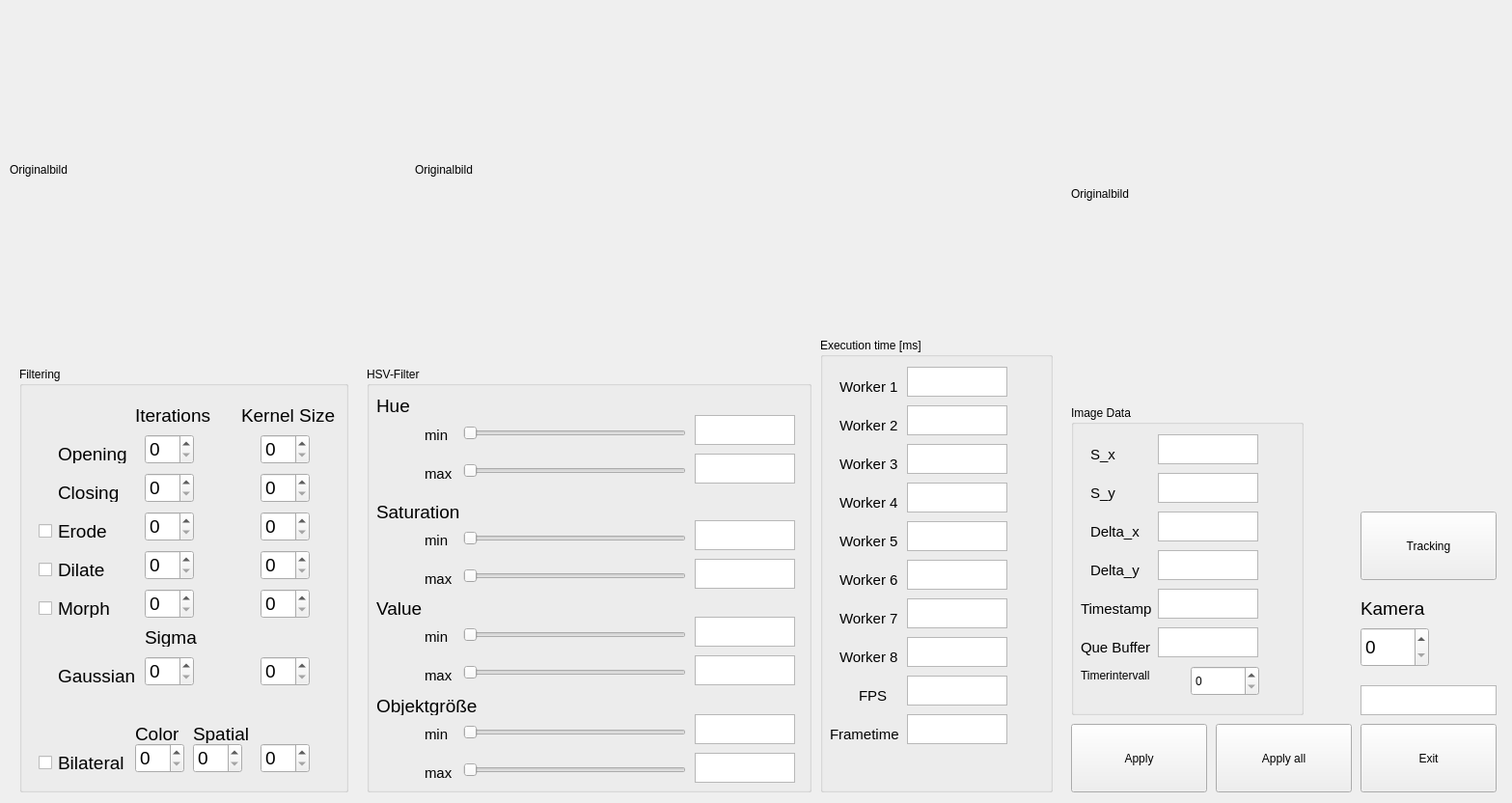
<?xml version="1.0" encoding="UTF-8"?>
<ui version="4.0">
 <class>C_frm_object_calibration</class>
 <widget class="QMainWindow" name="C_frm_object_calibration">
  <property name="windowModality">
   <enum>Qt::ApplicationModal</enum>
  </property>
  <property name="geometry">
   <rect>
    <x>0</x>
    <y>0</y>
    <width>1567</width>
    <height>832</height>
   </rect>
  </property>
  <property name="windowTitle">
   <string>Dialog</string>
  </property>
  <widget class="QWidget" name="centralwidget">
   <widget class="QLabel" name="lbl_src_img">
    <property name="geometry">
     <rect>
      <x>10</x>
      <y>10</y>
      <width>411</width>
      <height>331</height>
     </rect>
    </property>
    <property name="text">
     <string>Originalbild</string>
    </property>
   </widget>
   <widget class="QLabel" name="lbl_img_gray">
    <property name="geometry">
     <rect>
      <x>430</x>
      <y>10</y>
      <width>411</width>
      <height>331</height>
     </rect>
    </property>
    <property name="text">
     <string>Originalbild</string>
    </property>
   </widget>
   <widget class="QLabel" name="lbl_imgFinal">
    <property name="geometry">
     <rect>
      <x>1110</x>
      <y>0</y>
      <width>451</width>
      <height>401</height>
     </rect>
    </property>
    <property name="text">
     <string>Originalbild</string>
    </property>
   </widget>
   <widget class="QGroupBox" name="groupBox">
    <property name="geometry">
     <rect>
      <x>20</x>
      <y>380</y>
      <width>341</width>
      <height>441</height>
     </rect>
    </property>
    <property name="title">
     <string>Filtering</string>
    </property>
    <widget class="QSpinBox" name="num_opening_iterations">
     <property name="geometry">
      <rect>
       <x>130</x>
       <y>70</y>
       <width>51</width>
       <height>31</height>
      </rect>
     </property>
     <property name="font">
      <font>
       <pointsize>14</pointsize>
      </font>
     </property>
    </widget>
    <widget class="QSpinBox" name="num_closing_iterations">
     <property name="geometry">
      <rect>
       <x>130</x>
       <y>110</y>
       <width>51</width>
       <height>31</height>
      </rect>
     </property>
     <property name="font">
      <font>
       <pointsize>14</pointsize>
      </font>
     </property>
    </widget>
    <widget class="QSpinBox" name="num_erode_iterations">
     <property name="geometry">
      <rect>
       <x>130</x>
       <y>150</y>
       <width>51</width>
       <height>31</height>
      </rect>
     </property>
     <property name="font">
      <font>
       <pointsize>14</pointsize>
      </font>
     </property>
    </widget>
    <widget class="QSpinBox" name="num_dilate_iterations">
     <property name="geometry">
      <rect>
       <x>130</x>
       <y>190</y>
       <width>51</width>
       <height>31</height>
      </rect>
     </property>
     <property name="font">
      <font>
       <pointsize>14</pointsize>
      </font>
     </property>
    </widget>
    <widget class="QSpinBox" name="num_morph_iterations">
     <property name="geometry">
      <rect>
       <x>130</x>
       <y>230</y>
       <width>51</width>
       <height>31</height>
      </rect>
     </property>
     <property name="font">
      <font>
       <pointsize>14</pointsize>
      </font>
     </property>
    </widget>
    <widget class="QSpinBox" name="num_morph_kernelsize">
     <property name="geometry">
      <rect>
       <x>250</x>
       <y>230</y>
       <width>51</width>
       <height>31</height>
      </rect>
     </property>
     <property name="font">
      <font>
       <pointsize>14</pointsize>
      </font>
     </property>
    </widget>
    <widget class="QSpinBox" name="num_dilate_kernelsize">
     <property name="geometry">
      <rect>
       <x>250</x>
       <y>190</y>
       <width>51</width>
       <height>31</height>
      </rect>
     </property>
     <property name="font">
      <font>
       <pointsize>14</pointsize>
      </font>
     </property>
    </widget>
    <widget class="QSpinBox" name="num_erode_kernelsize">
     <property name="geometry">
      <rect>
       <x>250</x>
       <y>150</y>
       <width>51</width>
       <height>31</height>
      </rect>
     </property>
     <property name="font">
      <font>
       <pointsize>14</pointsize>
      </font>
     </property>
    </widget>
    <widget class="QSpinBox" name="num_closing_kernelsize">
     <property name="geometry">
      <rect>
       <x>250</x>
       <y>110</y>
       <width>51</width>
       <height>31</height>
      </rect>
     </property>
     <property name="font">
      <font>
       <pointsize>14</pointsize>
      </font>
     </property>
    </widget>
    <widget class="QSpinBox" name="num_opening_kernelsize">
     <property name="geometry">
      <rect>
       <x>250</x>
       <y>70</y>
       <width>51</width>
       <height>31</height>
      </rect>
     </property>
     <property name="font">
      <font>
       <pointsize>14</pointsize>
      </font>
     </property>
    </widget>
    <widget class="QLabel" name="label">
     <property name="geometry">
      <rect>
       <x>230</x>
       <y>40</y>
       <width>101</width>
       <height>20</height>
      </rect>
     </property>
     <property name="font">
      <font>
       <pointsize>14</pointsize>
      </font>
     </property>
     <property name="text">
      <string>Kernel Size</string>
     </property>
    </widget>
    <widget class="QLabel" name="label_4">
     <property name="geometry">
      <rect>
       <x>120</x>
       <y>40</y>
       <width>91</width>
       <height>20</height>
      </rect>
     </property>
     <property name="font">
      <font>
       <pointsize>14</pointsize>
      </font>
     </property>
     <property name="text">
      <string>Iterations</string>
     </property>
    </widget>
    <widget class="QLabel" name="label_5">
     <property name="geometry">
      <rect>
       <x>40</x>
       <y>80</y>
       <width>91</width>
       <height>20</height>
      </rect>
     </property>
     <property name="font">
      <font>
       <pointsize>14</pointsize>
      </font>
     </property>
     <property name="text">
      <string>Opening</string>
     </property>
    </widget>
    <widget class="QLabel" name="label_6">
     <property name="geometry">
      <rect>
       <x>40</x>
       <y>120</y>
       <width>91</width>
       <height>20</height>
      </rect>
     </property>
     <property name="font">
      <font>
       <pointsize>14</pointsize>
      </font>
     </property>
     <property name="text">
      <string>Closing</string>
     </property>
    </widget>
    <widget class="QLabel" name="label_7">
     <property name="geometry">
      <rect>
       <x>40</x>
       <y>160</y>
       <width>61</width>
       <height>20</height>
      </rect>
     </property>
     <property name="font">
      <font>
       <pointsize>14</pointsize>
      </font>
     </property>
     <property name="text">
      <string>Erode</string>
     </property>
    </widget>
    <widget class="QLabel" name="label_8">
     <property name="geometry">
      <rect>
       <x>40</x>
       <y>200</y>
       <width>51</width>
       <height>20</height>
      </rect>
     </property>
     <property name="font">
      <font>
       <pointsize>14</pointsize>
      </font>
     </property>
     <property name="text">
      <string>Dilate</string>
     </property>
    </widget>
    <widget class="QLabel" name="label_9">
     <property name="geometry">
      <rect>
       <x>40</x>
       <y>240</y>
       <width>61</width>
       <height>20</height>
      </rect>
     </property>
     <property name="font">
      <font>
       <pointsize>14</pointsize>
      </font>
     </property>
     <property name="text">
      <string>Morph</string>
     </property>
    </widget>
    <widget class="QLabel" name="label_10">
     <property name="geometry">
      <rect>
       <x>130</x>
       <y>270</y>
       <width>61</width>
       <height>20</height>
      </rect>
     </property>
     <property name="font">
      <font>
       <pointsize>14</pointsize>
      </font>
     </property>
     <property name="text">
      <string>Sigma</string>
     </property>
    </widget>
    <widget class="QLabel" name="label_11">
     <property name="geometry">
      <rect>
       <x>40</x>
       <y>310</y>
       <width>81</width>
       <height>20</height>
      </rect>
     </property>
     <property name="font">
      <font>
       <pointsize>14</pointsize>
      </font>
     </property>
     <property name="text">
      <string>Gaussian</string>
     </property>
    </widget>
    <widget class="QSpinBox" name="num_gaussian_sigma">
     <property name="geometry">
      <rect>
       <x>130</x>
       <y>300</y>
       <width>51</width>
       <height>31</height>
      </rect>
     </property>
     <property name="font">
      <font>
       <pointsize>14</pointsize>
      </font>
     </property>
    </widget>
    <widget class="QSpinBox" name="num_gaussian_kernelsize">
     <property name="geometry">
      <rect>
       <x>250</x>
       <y>300</y>
       <width>51</width>
       <height>31</height>
      </rect>
     </property>
     <property name="font">
      <font>
       <pointsize>14</pointsize>
      </font>
     </property>
    </widget>
    <widget class="QSpinBox" name="num_bilateral_kernelsize">
     <property name="geometry">
      <rect>
       <x>250</x>
       <y>390</y>
       <width>51</width>
       <height>31</height>
      </rect>
     </property>
     <property name="font">
      <font>
       <pointsize>14</pointsize>
      </font>
     </property>
    </widget>
    <widget class="QSpinBox" name="num_bilateral_spatial">
     <property name="geometry">
      <rect>
       <x>180</x>
       <y>390</y>
       <width>51</width>
       <height>31</height>
      </rect>
     </property>
     <property name="font">
      <font>
       <pointsize>14</pointsize>
      </font>
     </property>
    </widget>
    <widget class="QSpinBox" name="num_bilateral_color">
     <property name="geometry">
      <rect>
       <x>120</x>
       <y>390</y>
       <width>51</width>
       <height>31</height>
      </rect>
     </property>
     <property name="font">
      <font>
       <pointsize>14</pointsize>
      </font>
     </property>
    </widget>
    <widget class="QLabel" name="label_12">
     <property name="geometry">
      <rect>
       <x>120</x>
       <y>370</y>
       <width>51</width>
       <height>20</height>
      </rect>
     </property>
     <property name="font">
      <font>
       <pointsize>14</pointsize>
      </font>
     </property>
     <property name="text">
      <string>Color</string>
     </property>
    </widget>
    <widget class="QLabel" name="label_13">
     <property name="geometry">
      <rect>
       <x>180</x>
       <y>370</y>
       <width>61</width>
       <height>20</height>
      </rect>
     </property>
     <property name="font">
      <font>
       <pointsize>14</pointsize>
      </font>
     </property>
     <property name="text">
      <string>Spatial</string>
     </property>
    </widget>
    <widget class="QLabel" name="label_14">
     <property name="geometry">
      <rect>
       <x>40</x>
       <y>400</y>
       <width>81</width>
       <height>20</height>
      </rect>
     </property>
     <property name="font">
      <font>
       <pointsize>14</pointsize>
      </font>
     </property>
     <property name="text">
      <string>Bilateral</string>
     </property>
    </widget>
    <widget class="QCheckBox" name="chkb_erode">
     <property name="geometry">
      <rect>
       <x>20</x>
       <y>160</y>
       <width>21</width>
       <height>21</height>
      </rect>
     </property>
     <property name="font">
      <font>
       <pointsize>14</pointsize>
      </font>
     </property>
     <property name="toolTipDuration">
      <number>-6</number>
     </property>
     <property name="text">
      <string/>
     </property>
     <property name="iconSize">
      <size>
       <width>19</width>
       <height>19</height>
      </size>
     </property>
    </widget>
    <widget class="QCheckBox" name="chkb_dilate">
     <property name="geometry">
      <rect>
       <x>20</x>
       <y>200</y>
       <width>21</width>
       <height>21</height>
      </rect>
     </property>
     <property name="font">
      <font>
       <pointsize>14</pointsize>
      </font>
     </property>
     <property name="toolTipDuration">
      <number>-6</number>
     </property>
     <property name="text">
      <string/>
     </property>
     <property name="iconSize">
      <size>
       <width>19</width>
       <height>19</height>
      </size>
     </property>
    </widget>
    <widget class="QCheckBox" name="chkb_morph">
     <property name="geometry">
      <rect>
       <x>20</x>
       <y>240</y>
       <width>21</width>
       <height>21</height>
      </rect>
     </property>
     <property name="font">
      <font>
       <pointsize>14</pointsize>
      </font>
     </property>
     <property name="toolTipDuration">
      <number>-6</number>
     </property>
     <property name="text">
      <string/>
     </property>
     <property name="iconSize">
      <size>
       <width>19</width>
       <height>19</height>
      </size>
     </property>
    </widget>
    <widget class="QCheckBox" name="chkb_bilateral">
     <property name="geometry">
      <rect>
       <x>20</x>
       <y>400</y>
       <width>21</width>
       <height>21</height>
      </rect>
     </property>
     <property name="font">
      <font>
       <pointsize>14</pointsize>
      </font>
     </property>
     <property name="toolTipDuration">
      <number>-6</number>
     </property>
     <property name="text">
      <string/>
     </property>
     <property name="iconSize">
      <size>
       <width>19</width>
       <height>19</height>
      </size>
     </property>
    </widget>
   </widget>
   <widget class="QGroupBox" name="groupBox_2">
    <property name="geometry">
     <rect>
      <x>380</x>
      <y>380</y>
      <width>461</width>
      <height>441</height>
     </rect>
    </property>
    <property name="title">
     <string>HSV-Filter</string>
    </property>
    <widget class="QSlider" name="sld_hue_min">
     <property name="geometry">
      <rect>
       <x>100</x>
       <y>61</y>
       <width>231</width>
       <height>16</height>
      </rect>
     </property>
     <property name="orientation">
      <enum>Qt::Horizontal</enum>
     </property>
    </widget>
    <widget class="QLabel" name="label_15">
     <property name="geometry">
      <rect>
       <x>10</x>
       <y>30</y>
       <width>91</width>
       <height>20</height>
      </rect>
     </property>
     <property name="font">
      <font>
       <pointsize>14</pointsize>
      </font>
     </property>
     <property name="text">
      <string>Hue</string>
     </property>
    </widget>
    <widget class="QLabel" name="label_16">
     <property name="geometry">
      <rect>
       <x>10</x>
       <y>140</y>
       <width>91</width>
       <height>20</height>
      </rect>
     </property>
     <property name="font">
      <font>
       <pointsize>14</pointsize>
      </font>
     </property>
     <property name="text">
      <string>Saturation</string>
     </property>
    </widget>
    <widget class="QLabel" name="label_17">
     <property name="geometry">
      <rect>
       <x>10</x>
       <y>240</y>
       <width>91</width>
       <height>20</height>
      </rect>
     </property>
     <property name="font">
      <font>
       <pointsize>14</pointsize>
      </font>
     </property>
     <property name="text">
      <string>Value</string>
     </property>
    </widget>
    <widget class="QLabel" name="label_18">
     <property name="geometry">
      <rect>
       <x>60</x>
       <y>60</y>
       <width>41</width>
       <height>21</height>
      </rect>
     </property>
     <property name="font">
      <font>
       <pointsize>11</pointsize>
      </font>
     </property>
     <property name="text">
      <string>min</string>
     </property>
    </widget>
    <widget class="QLabel" name="label_19">
     <property name="geometry">
      <rect>
       <x>60</x>
       <y>100</y>
       <width>41</width>
       <height>21</height>
      </rect>
     </property>
     <property name="font">
      <font>
       <pointsize>11</pointsize>
      </font>
     </property>
     <property name="text">
      <string>max</string>
     </property>
    </widget>
    <widget class="QSlider" name="sld_hue_max">
     <property name="geometry">
      <rect>
       <x>100</x>
       <y>100</y>
       <width>231</width>
       <height>16</height>
      </rect>
     </property>
     <property name="orientation">
      <enum>Qt::Horizontal</enum>
     </property>
    </widget>
    <widget class="QTextEdit" name="txb_hue_min">
     <property name="geometry">
      <rect>
       <x>340</x>
       <y>50</y>
       <width>104</width>
       <height>31</height>
      </rect>
     </property>
     <property name="font">
      <font>
       <pointsize>11</pointsize>
      </font>
     </property>
     <property name="readOnly">
      <bool>true</bool>
     </property>
    </widget>
    <widget class="QTextEdit" name="txb_hue_max">
     <property name="geometry">
      <rect>
       <x>340</x>
       <y>90</y>
       <width>104</width>
       <height>31</height>
      </rect>
     </property>
     <property name="font">
      <font>
       <pointsize>11</pointsize>
      </font>
     </property>
     <property name="readOnly">
      <bool>true</bool>
     </property>
    </widget>
    <widget class="QTextEdit" name="txb_saturation_min">
     <property name="geometry">
      <rect>
       <x>340</x>
       <y>159</y>
       <width>104</width>
       <height>31</height>
      </rect>
     </property>
     <property name="font">
      <font>
       <pointsize>11</pointsize>
      </font>
     </property>
     <property name="readOnly">
      <bool>true</bool>
     </property>
    </widget>
    <widget class="QLabel" name="label_20">
     <property name="geometry">
      <rect>
       <x>60</x>
       <y>209</y>
       <width>41</width>
       <height>21</height>
      </rect>
     </property>
     <property name="font">
      <font>
       <pointsize>11</pointsize>
      </font>
     </property>
     <property name="text">
      <string>max</string>
     </property>
    </widget>
    <widget class="QSlider" name="sld_saturation_max">
     <property name="geometry">
      <rect>
       <x>100</x>
       <y>209</y>
       <width>231</width>
       <height>16</height>
      </rect>
     </property>
     <property name="orientation">
      <enum>Qt::Horizontal</enum>
     </property>
    </widget>
    <widget class="QTextEdit" name="txb_saturation_max">
     <property name="geometry">
      <rect>
       <x>340</x>
       <y>199</y>
       <width>104</width>
       <height>31</height>
      </rect>
     </property>
     <property name="font">
      <font>
       <pointsize>11</pointsize>
      </font>
     </property>
     <property name="readOnly">
      <bool>true</bool>
     </property>
    </widget>
    <widget class="QLabel" name="label_21">
     <property name="geometry">
      <rect>
       <x>60</x>
       <y>169</y>
       <width>41</width>
       <height>21</height>
      </rect>
     </property>
     <property name="font">
      <font>
       <pointsize>11</pointsize>
      </font>
     </property>
     <property name="text">
      <string>min</string>
     </property>
    </widget>
    <widget class="QSlider" name="sld_saturation_min">
     <property name="geometry">
      <rect>
       <x>100</x>
       <y>170</y>
       <width>231</width>
       <height>16</height>
      </rect>
     </property>
     <property name="orientation">
      <enum>Qt::Horizontal</enum>
     </property>
    </widget>
    <widget class="QLabel" name="label_22">
     <property name="geometry">
      <rect>
       <x>60</x>
       <y>269</y>
       <width>41</width>
       <height>21</height>
      </rect>
     </property>
     <property name="font">
      <font>
       <pointsize>11</pointsize>
      </font>
     </property>
     <property name="text">
      <string>min</string>
     </property>
    </widget>
    <widget class="QSlider" name="sld_value_max">
     <property name="geometry">
      <rect>
       <x>100</x>
       <y>309</y>
       <width>231</width>
       <height>16</height>
      </rect>
     </property>
     <property name="orientation">
      <enum>Qt::Horizontal</enum>
     </property>
    </widget>
    <widget class="QTextEdit" name="txb_value_min">
     <property name="geometry">
      <rect>
       <x>340</x>
       <y>259</y>
       <width>104</width>
       <height>31</height>
      </rect>
     </property>
     <property name="font">
      <font>
       <pointsize>11</pointsize>
      </font>
     </property>
     <property name="readOnly">
      <bool>true</bool>
     </property>
    </widget>
    <widget class="QTextEdit" name="txb_value_max">
     <property name="geometry">
      <rect>
       <x>340</x>
       <y>299</y>
       <width>104</width>
       <height>31</height>
      </rect>
     </property>
     <property name="font">
      <font>
       <pointsize>11</pointsize>
      </font>
     </property>
     <property name="readOnly">
      <bool>true</bool>
     </property>
    </widget>
    <widget class="QLabel" name="label_23">
     <property name="geometry">
      <rect>
       <x>60</x>
       <y>309</y>
       <width>41</width>
       <height>21</height>
      </rect>
     </property>
     <property name="font">
      <font>
       <pointsize>11</pointsize>
      </font>
     </property>
     <property name="text">
      <string>max</string>
     </property>
    </widget>
    <widget class="QSlider" name="sld_value_min">
     <property name="geometry">
      <rect>
       <x>100</x>
       <y>270</y>
       <width>231</width>
       <height>16</height>
      </rect>
     </property>
     <property name="orientation">
      <enum>Qt::Horizontal</enum>
     </property>
    </widget>
    <widget class="QSlider" name="sld_objectsize_min">
     <property name="geometry">
      <rect>
       <x>100</x>
       <y>371</y>
       <width>231</width>
       <height>16</height>
      </rect>
     </property>
     <property name="orientation">
      <enum>Qt::Horizontal</enum>
     </property>
    </widget>
    <widget class="QLabel" name="label_24">
     <property name="geometry">
      <rect>
       <x>10</x>
       <y>341</y>
       <width>111</width>
       <height>20</height>
      </rect>
     </property>
     <property name="font">
      <font>
       <pointsize>14</pointsize>
      </font>
     </property>
     <property name="text">
      <string>Objektgröße</string>
     </property>
    </widget>
    <widget class="QTextEdit" name="txb_objectsize_min">
     <property name="geometry">
      <rect>
       <x>340</x>
       <y>360</y>
       <width>104</width>
       <height>31</height>
      </rect>
     </property>
     <property name="font">
      <font>
       <pointsize>11</pointsize>
      </font>
     </property>
     <property name="readOnly">
      <bool>true</bool>
     </property>
    </widget>
    <widget class="QLabel" name="label_25">
     <property name="geometry">
      <rect>
       <x>60</x>
       <y>410</y>
       <width>41</width>
       <height>21</height>
      </rect>
     </property>
     <property name="font">
      <font>
       <pointsize>11</pointsize>
      </font>
     </property>
     <property name="text">
      <string>max</string>
     </property>
    </widget>
    <widget class="QSlider" name="sld_objectsize_max">
     <property name="geometry">
      <rect>
       <x>100</x>
       <y>410</y>
       <width>231</width>
       <height>16</height>
      </rect>
     </property>
     <property name="orientation">
      <enum>Qt::Horizontal</enum>
     </property>
    </widget>
    <widget class="QTextEdit" name="txb_objectsize_max">
     <property name="geometry">
      <rect>
       <x>340</x>
       <y>400</y>
       <width>104</width>
       <height>31</height>
      </rect>
     </property>
     <property name="font">
      <font>
       <pointsize>11</pointsize>
      </font>
     </property>
     <property name="readOnly">
      <bool>true</bool>
     </property>
    </widget>
    <widget class="QLabel" name="label_26">
     <property name="geometry">
      <rect>
       <x>60</x>
       <y>370</y>
       <width>41</width>
       <height>21</height>
      </rect>
     </property>
     <property name="font">
      <font>
       <pointsize>11</pointsize>
      </font>
     </property>
     <property name="text">
      <string>min</string>
     </property>
    </widget>
   </widget>
   <widget class="QGroupBox" name="groupBox_3">
    <property name="geometry">
     <rect>
      <x>1110</x>
      <y>420</y>
      <width>241</width>
      <height>321</height>
     </rect>
    </property>
    <property name="title">
     <string>Image Data</string>
    </property>
    <widget class="QLabel" name="label_27">
     <property name="geometry">
      <rect>
       <x>20</x>
       <y>40</y>
       <width>41</width>
       <height>21</height>
      </rect>
     </property>
     <property name="font">
      <font>
       <pointsize>11</pointsize>
      </font>
     </property>
     <property name="text">
      <string>S_x</string>
     </property>
    </widget>
    <widget class="QLabel" name="label_28">
     <property name="geometry">
      <rect>
       <x>20</x>
       <y>80</y>
       <width>41</width>
       <height>21</height>
      </rect>
     </property>
     <property name="font">
      <font>
       <pointsize>11</pointsize>
      </font>
     </property>
     <property name="text">
      <string>S_y</string>
     </property>
    </widget>
    <widget class="QTextEdit" name="txb_s_x">
     <property name="geometry">
      <rect>
       <x>90</x>
       <y>30</y>
       <width>104</width>
       <height>31</height>
      </rect>
     </property>
     <property name="font">
      <font>
       <pointsize>11</pointsize>
      </font>
     </property>
     <property name="readOnly">
      <bool>true</bool>
     </property>
    </widget>
    <widget class="QTextEdit" name="txb_s_y">
     <property name="geometry">
      <rect>
       <x>90</x>
       <y>70</y>
       <width>104</width>
       <height>31</height>
      </rect>
     </property>
     <property name="font">
      <font>
       <pointsize>11</pointsize>
      </font>
     </property>
     <property name="readOnly">
      <bool>true</bool>
     </property>
    </widget>
    <widget class="QTextEdit" name="txb_delta_y">
     <property name="geometry">
      <rect>
       <x>90</x>
       <y>150</y>
       <width>104</width>
       <height>31</height>
      </rect>
     </property>
     <property name="font">
      <font>
       <pointsize>11</pointsize>
      </font>
     </property>
     <property name="readOnly">
      <bool>true</bool>
     </property>
    </widget>
    <widget class="QLabel" name="label_29">
     <property name="geometry">
      <rect>
       <x>20</x>
       <y>120</y>
       <width>51</width>
       <height>21</height>
      </rect>
     </property>
     <property name="font">
      <font>
       <pointsize>11</pointsize>
      </font>
     </property>
     <property name="text">
      <string>Delta_x</string>
     </property>
    </widget>
    <widget class="QTextEdit" name="txb_delta_x">
     <property name="geometry">
      <rect>
       <x>90</x>
       <y>110</y>
       <width>104</width>
       <height>31</height>
      </rect>
     </property>
     <property name="font">
      <font>
       <pointsize>11</pointsize>
      </font>
     </property>
     <property name="readOnly">
      <bool>true</bool>
     </property>
    </widget>
    <widget class="QLabel" name="label_30">
     <property name="geometry">
      <rect>
       <x>20</x>
       <y>160</y>
       <width>61</width>
       <height>21</height>
      </rect>
     </property>
     <property name="font">
      <font>
       <pointsize>11</pointsize>
      </font>
     </property>
     <property name="text">
      <string>Delta_y</string>
     </property>
    </widget>
    <widget class="QLabel" name="label_31">
     <property name="geometry">
      <rect>
       <x>10</x>
       <y>200</y>
       <width>81</width>
       <height>21</height>
      </rect>
     </property>
     <property name="font">
      <font>
       <pointsize>11</pointsize>
      </font>
     </property>
     <property name="text">
      <string>Timestamp</string>
     </property>
    </widget>
    <widget class="QTextEdit" name="txb_timestamp">
     <property name="geometry">
      <rect>
       <x>90</x>
       <y>190</y>
       <width>104</width>
       <height>31</height>
      </rect>
     </property>
     <property name="font">
      <font>
       <pointsize>11</pointsize>
      </font>
     </property>
     <property name="readOnly">
      <bool>true</bool>
     </property>
    </widget>
    <widget class="QLabel" name="label_43">
     <property name="geometry">
      <rect>
       <x>10</x>
       <y>240</y>
       <width>81</width>
       <height>21</height>
      </rect>
     </property>
     <property name="font">
      <font>
       <pointsize>11</pointsize>
      </font>
     </property>
     <property name="text">
      <string>Que Buffer</string>
     </property>
    </widget>
    <widget class="QTextEdit" name="txb_quebuffer">
     <property name="geometry">
      <rect>
       <x>90</x>
       <y>230</y>
       <width>104</width>
       <height>31</height>
      </rect>
     </property>
     <property name="font">
      <font>
       <pointsize>11</pointsize>
      </font>
     </property>
     <property name="readOnly">
      <bool>true</bool>
     </property>
    </widget>
    <widget class="QLabel" name="label_2">
     <property name="geometry">
      <rect>
       <x>10</x>
       <y>270</y>
       <width>101</width>
       <height>20</height>
      </rect>
     </property>
     <property name="text">
      <string>Timerintervall</string>
     </property>
    </widget>
    <widget class="QSpinBox" name="numTimerIntervall">
     <property name="geometry">
      <rect>
       <x>124</x>
       <y>270</y>
       <width>71</width>
       <height>31</height>
      </rect>
     </property>
    </widget>
   </widget>
   <widget class="QSpinBox" name="num_camera">
    <property name="geometry">
     <rect>
      <x>1410</x>
      <y>650</y>
      <width>71</width>
      <height>41</height>
     </rect>
    </property>
    <property name="font">
     <font>
      <pointsize>14</pointsize>
     </font>
    </property>
   </widget>
   <widget class="QLabel" name="label_32">
    <property name="geometry">
     <rect>
      <x>1410</x>
      <y>620</y>
      <width>101</width>
      <height>21</height>
     </rect>
    </property>
    <property name="font">
     <font>
      <pointsize>14</pointsize>
     </font>
    </property>
    <property name="text">
     <string>Kamera</string>
    </property>
   </widget>
   <widget class="QPushButton" name="bt_exit">
    <property name="geometry">
     <rect>
      <x>1410</x>
      <y>750</y>
      <width>141</width>
      <height>71</height>
     </rect>
    </property>
    <property name="text">
     <string>Exit</string>
    </property>
   </widget>
   <widget class="QTextEdit" name="txb_zaehler">
    <property name="geometry">
     <rect>
      <x>1410</x>
      <y>710</y>
      <width>141</width>
      <height>31</height>
     </rect>
    </property>
    <property name="readOnly">
     <bool>true</bool>
    </property>
   </widget>
   <widget class="QPushButton" name="bt_apply_all">
    <property name="geometry">
     <rect>
      <x>1260</x>
      <y>750</y>
      <width>141</width>
      <height>71</height>
     </rect>
    </property>
    <property name="text">
     <string>Apply all</string>
    </property>
   </widget>
   <widget class="QPushButton" name="bt_apply">
    <property name="geometry">
     <rect>
      <x>1110</x>
      <y>750</y>
      <width>141</width>
      <height>71</height>
     </rect>
    </property>
    <property name="text">
     <string>Apply</string>
    </property>
   </widget>
   <widget class="QPushButton" name="bt_tracking">
    <property name="geometry">
     <rect>
      <x>1410</x>
      <y>530</y>
      <width>141</width>
      <height>71</height>
     </rect>
    </property>
    <property name="text">
     <string>Tracking</string>
    </property>
   </widget>
   <widget class="QGroupBox" name="groupBox_4">
    <property name="geometry">
     <rect>
      <x>850</x>
      <y>350</y>
      <width>241</width>
      <height>471</height>
     </rect>
    </property>
    <property name="title">
     <string>Execution time [ms]</string>
    </property>
    <widget class="QLabel" name="label_35">
     <property name="geometry">
      <rect>
       <x>20</x>
       <y>40</y>
       <width>61</width>
       <height>21</height>
      </rect>
     </property>
     <property name="font">
      <font>
       <pointsize>11</pointsize>
      </font>
     </property>
     <property name="text">
      <string>Worker 1</string>
     </property>
    </widget>
    <widget class="QTextEdit" name="txb_worker_1">
     <property name="geometry">
      <rect>
       <x>90</x>
       <y>30</y>
       <width>104</width>
       <height>31</height>
      </rect>
     </property>
     <property name="font">
      <font>
       <pointsize>11</pointsize>
      </font>
     </property>
     <property name="readOnly">
      <bool>true</bool>
     </property>
    </widget>
    <widget class="QTextEdit" name="txb_worker_2">
     <property name="geometry">
      <rect>
       <x>90</x>
       <y>70</y>
       <width>104</width>
       <height>31</height>
      </rect>
     </property>
     <property name="font">
      <font>
       <pointsize>11</pointsize>
      </font>
     </property>
     <property name="readOnly">
      <bool>true</bool>
     </property>
    </widget>
    <widget class="QTextEdit" name="txb_worker_4">
     <property name="geometry">
      <rect>
       <x>90</x>
       <y>150</y>
       <width>104</width>
       <height>31</height>
      </rect>
     </property>
     <property name="font">
      <font>
       <pointsize>11</pointsize>
      </font>
     </property>
     <property name="readOnly">
      <bool>true</bool>
     </property>
    </widget>
    <widget class="QTextEdit" name="txb_worker_3">
     <property name="geometry">
      <rect>
       <x>90</x>
       <y>110</y>
       <width>104</width>
       <height>31</height>
      </rect>
     </property>
     <property name="font">
      <font>
       <pointsize>11</pointsize>
      </font>
     </property>
     <property name="readOnly">
      <bool>true</bool>
     </property>
    </widget>
    <widget class="QTextEdit" name="txb_worker_5">
     <property name="geometry">
      <rect>
       <x>90</x>
       <y>190</y>
       <width>104</width>
       <height>31</height>
      </rect>
     </property>
     <property name="font">
      <font>
       <pointsize>11</pointsize>
      </font>
     </property>
     <property name="readOnly">
      <bool>true</bool>
     </property>
    </widget>
    <widget class="QTextEdit" name="txb_worker_6">
     <property name="geometry">
      <rect>
       <x>90</x>
       <y>230</y>
       <width>104</width>
       <height>31</height>
      </rect>
     </property>
     <property name="font">
      <font>
       <pointsize>11</pointsize>
      </font>
     </property>
     <property name="readOnly">
      <bool>true</bool>
     </property>
    </widget>
    <widget class="QTextEdit" name="txb_worker_7">
     <property name="geometry">
      <rect>
       <x>90</x>
       <y>270</y>
       <width>104</width>
       <height>31</height>
      </rect>
     </property>
     <property name="font">
      <font>
       <pointsize>11</pointsize>
      </font>
     </property>
     <property name="readOnly">
      <bool>true</bool>
     </property>
    </widget>
    <widget class="QLabel" name="label_36">
     <property name="geometry">
      <rect>
       <x>20</x>
       <y>80</y>
       <width>61</width>
       <height>21</height>
      </rect>
     </property>
     <property name="font">
      <font>
       <pointsize>11</pointsize>
      </font>
     </property>
     <property name="text">
      <string>Worker 2</string>
     </property>
    </widget>
    <widget class="QLabel" name="label_37">
     <property name="geometry">
      <rect>
       <x>20</x>
       <y>120</y>
       <width>61</width>
       <height>21</height>
      </rect>
     </property>
     <property name="font">
      <font>
       <pointsize>11</pointsize>
      </font>
     </property>
     <property name="text">
      <string>Worker 3</string>
     </property>
    </widget>
    <widget class="QLabel" name="label_38">
     <property name="geometry">
      <rect>
       <x>20</x>
       <y>160</y>
       <width>61</width>
       <height>21</height>
      </rect>
     </property>
     <property name="font">
      <font>
       <pointsize>11</pointsize>
      </font>
     </property>
     <property name="text">
      <string>Worker 4</string>
     </property>
    </widget>
    <widget class="QLabel" name="label_39">
     <property name="geometry">
      <rect>
       <x>20</x>
       <y>200</y>
       <width>61</width>
       <height>21</height>
      </rect>
     </property>
     <property name="font">
      <font>
       <pointsize>11</pointsize>
      </font>
     </property>
     <property name="text">
      <string>Worker 5</string>
     </property>
    </widget>
    <widget class="QLabel" name="label_40">
     <property name="geometry">
      <rect>
       <x>20</x>
       <y>240</y>
       <width>61</width>
       <height>21</height>
      </rect>
     </property>
     <property name="font">
      <font>
       <pointsize>11</pointsize>
      </font>
     </property>
     <property name="text">
      <string>Worker 6</string>
     </property>
    </widget>
    <widget class="QLabel" name="label_41">
     <property name="geometry">
      <rect>
       <x>20</x>
       <y>280</y>
       <width>61</width>
       <height>21</height>
      </rect>
     </property>
     <property name="font">
      <font>
       <pointsize>11</pointsize>
      </font>
     </property>
     <property name="text">
      <string>Worker 7</string>
     </property>
    </widget>
    <widget class="QLabel" name="label_42">
     <property name="geometry">
      <rect>
       <x>20</x>
       <y>320</y>
       <width>61</width>
       <height>21</height>
      </rect>
     </property>
     <property name="font">
      <font>
       <pointsize>11</pointsize>
      </font>
     </property>
     <property name="text">
      <string>Worker 8</string>
     </property>
    </widget>
    <widget class="QTextEdit" name="txb_worker_8">
     <property name="geometry">
      <rect>
       <x>90</x>
       <y>310</y>
       <width>104</width>
       <height>31</height>
      </rect>
     </property>
     <property name="font">
      <font>
       <pointsize>11</pointsize>
      </font>
     </property>
     <property name="readOnly">
      <bool>true</bool>
     </property>
    </widget>
    <widget class="QTextEdit" name="txb_fps">
     <property name="geometry">
      <rect>
       <x>90</x>
       <y>350</y>
       <width>104</width>
       <height>31</height>
      </rect>
     </property>
     <property name="font">
      <font>
       <pointsize>11</pointsize>
      </font>
     </property>
     <property name="readOnly">
      <bool>true</bool>
     </property>
    </widget>
    <widget class="QLabel" name="label_33">
     <property name="geometry">
      <rect>
       <x>40</x>
       <y>360</y>
       <width>41</width>
       <height>21</height>
      </rect>
     </property>
     <property name="font">
      <font>
       <pointsize>11</pointsize>
      </font>
     </property>
     <property name="text">
      <string>FPS</string>
     </property>
    </widget>
    <widget class="QLabel" name="label_34">
     <property name="geometry">
      <rect>
       <x>10</x>
       <y>400</y>
       <width>81</width>
       <height>21</height>
      </rect>
     </property>
     <property name="font">
      <font>
       <pointsize>11</pointsize>
      </font>
     </property>
     <property name="text">
      <string>Frametime</string>
     </property>
    </widget>
    <widget class="QTextEdit" name="txb_frametime">
     <property name="geometry">
      <rect>
       <x>90</x>
       <y>390</y>
       <width>104</width>
       <height>31</height>
      </rect>
     </property>
     <property name="font">
      <font>
       <pointsize>11</pointsize>
      </font>
     </property>
     <property name="readOnly">
      <bool>true</bool>
     </property>
    </widget>
   </widget>
   <zorder>bt_apply</zorder>
   <zorder>lbl_src_img</zorder>
   <zorder>lbl_img_gray</zorder>
   <zorder>lbl_imgFinal</zorder>
   <zorder>groupBox</zorder>
   <zorder>groupBox_2</zorder>
   <zorder>groupBox_3</zorder>
   <zorder>num_camera</zorder>
   <zorder>label_32</zorder>
   <zorder>bt_exit</zorder>
   <zorder>txb_zaehler</zorder>
   <zorder>bt_apply_all</zorder>
   <zorder>bt_tracking</zorder>
   <zorder>groupBox_4</zorder>
  </widget>
 </widget>
 <resources/>
 <connections/>
</ui>
